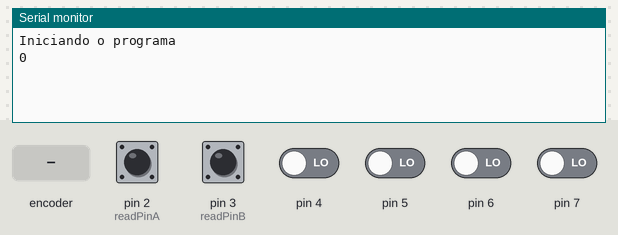
Bench run of a sketch on a simulated Arduino Uno, built with avr-gcc and run on an emulated ATmega328P. On the bench: the last lines printed to the serial monitor. The test bench sets the inputs (shaded band); at power-on: pin 2 (readPinA), pin 3 (readPinB) HIGH, pin 4–7 LOW.

Above: at 1.2 s.
1.3 s: rotary encoder on pin 2 (readPinA) / pin 3 (readPinB) turned 1 step (first pin leading)
At 2.4 s:
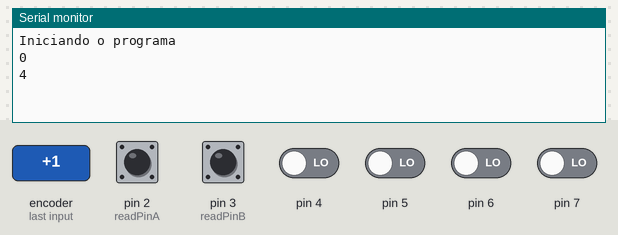
3.0 s: rotary encoder on pin 2 (readPinA) / pin 3 (readPinB) turned 1 step (first pin leading)
At 3.8 s:
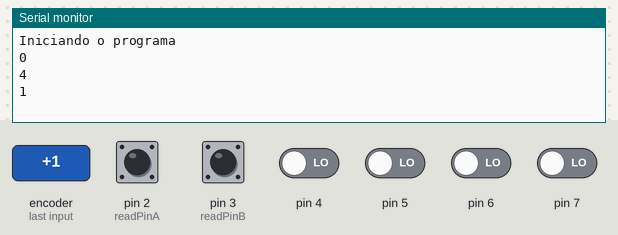
Timing chart, 0 to 6.0 s (numbered marks = the images above; inputs shaded):
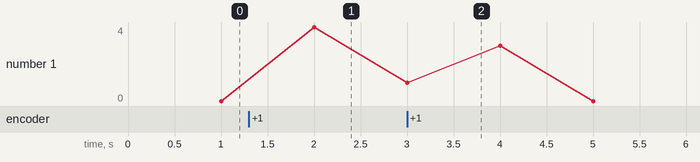

The sketch:

SteeringPropulsion.ino
```cpp
#include <math.h>
#include "Motor.h"
#include "Encoder.h"

// Encoder constantes
#define A               2     // A -> Pino 2
#define B               3     // B -> Pino 3
#define pulseEncoder    600
#define wheelDiameter   0.6

// Motor constantes
#define enableMotor     11
#define directionMotor  10
#define inicioDeCurso   2
#define PWM             9

SensorEncoder steeringEncoder(A,B,pulseEncoder,wheelDiameter);
Motor steeringMotor(enableMotor,directionMotor,PWM);

void setup() {
  Serial.begin(115200);
  Serial.println("Iniciando o programa");
  steeringEncoder.configuration();
  attachInterrupt(digitalPinToInterrupt(steeringEncoder.getPinA()),isrA, CHANGE);
  attachInterrupt(digitalPinToInterrupt(steeringEncoder.getPinB()),isrB, CHANGE);
}

void loop() {
  //Serial.print(steeringEncoder.goAhead());
  //Serial.print(" ****** ");
  steeringEncoder.velocity(1000);
}

void isrA(){
  if(readPinA != readPinB)
    contadorPassos++;
  else
    contadorPassos--;
}

void isrB(){
  if(readPinA == readPinB)
    contadorPassos++;
  else
    contadorPassos--;
}
```

Encoder.h
```cpp
#define readPinA        bitRead(PIND,2)
#define readPinB        bitRead(PIND,3)


// Variáveis
volatile long int contadorPassos = 0;
long int contadorProtegido = 0;
long int tempoInicial = 0;
long int tempoAtual = 0;
long int tempoDecorrido = 0;

class SensorEncoder{
	// Atributos
	private:
		  int pinAEncoder = 0;		            // Pino que liga ou desliga o motor
	    int pinBEncoder = 0;					      // Pino que inidica a sentido de rotação do motor
		  int pulses = 0;							        // Quantidade de pulsos do encoder
		  float wheelDiameter = 0.0;				  // Diâmetro da roda
	public:
		// Construtor
		SensorEncoder(int A, int B, int pulse, float diameter){
			pinAEncoder = A;
			pinBEncoder = B;
			pulses = pulse;
			wheelDiameter = diameter;
		}

		// Métodos
		void configuration(){			// Configura os pinos
			pinMode(pinAEncoder,INPUT_PULLUP);
			pinMode(pinBEncoder,INPUT_PULLUP);
      // Configurando as interrupções
      noInterrupts();
		}

   int getPinA(){
    return pinAEncoder;
   }

   int getPinB(){
    return pinBEncoder;
   }

		bool goAhead(){
			// Verifica o sentido de rotação do motor:
			// true -> Para frente
			// false -> Para trás
      contadorPassos = 0;
      contadorProtegido = 0;
      interrupts();
      do{
        contadorProtegido = contadorPassos;
      }while(contadorProtegido == 0);
		  noInterrupts();
      return (contadorProtegido > 0);
		}

		float velocity(int timeMillis){
			contadorPassos = 0;
			tempoInicial = millis();
			interrupts();
      do{
        tempoAtual = millis();
        if(tempoAtual < tempoInicial)
          tempoDecorrido = 4294967295 - tempoInicial + tempoAtual;
        else
          tempoDecorrido = tempoAtual - tempoInicial;
      }while(tempoDecorrido < timeMillis);
      contadorProtegido = contadorPassos;
      Serial.println(contadorProtegido);
      noInterrupts();
      return ((contadorProtegido/pulses)*M_PI*wheelDiameter)/(timeMillis/1000);
		}
};
```

Motor.h
```cpp
class Motor{
	// Atributos
	private:
		int enableMotor;		    // Pino que liga ou desliga o motor
	    int directionMotor;		// Pino que inidica a sentido de rotação do motor
	    int pwmMotor;			    // Pino referente ao PWM que vai ao motor

	public:
		// Construtor
		Motor(int enable, int directionM, int pwm){
			pwmMotor = pwm;
			enableMotor = enable;
			directionMotor = directionM;
		}

		// Métodos
		void configuration(){			// Configura os pinos
			pinMode(enableMotor,OUTPUT);
			pinMode(directionMotor,OUTPUT);
			pinMode(pwmMotor,OUTPUT);
		}

		void turnOnMotor(){			// Liga o motor
			digitalWrite(enableMotor,true);
		}

		void turnOffMotor(){			// Desliga o motor
			digitalWrite(enableMotor,false);
		}

		void rotationDirection(bool dir){	// Configura o sentido de rotação
			digitalWrite(directionMotor,dir);
		}

		void setVelocity(byte pwm){		// Configura a velocidade do motor
			analogWrite(pwmMotor, pwm);
		}
};
```

Measured:
- after the input at 1.3 s, the serial monitor: prints a new line after 0.70 s (image 1)
- after the input at 3.0 s, the serial monitor: prints a new line at once (image 2)
- plotted number 1: 0 → 4 after the input at 1.3 s
